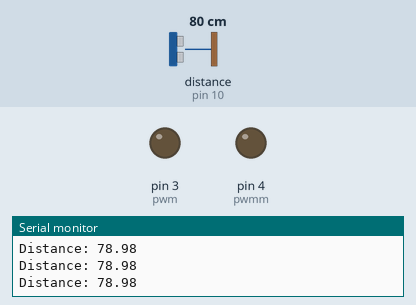
Recording of a sketch running on a simulated Arduino Uno, built with avr-gcc and run on an emulated ATmega328P. Shown: output pins drawn as LEDs (lit = HIGH), the last lines printed to the serial monitor. Wiring (inferred from the names in the program): ultrasonic range finder: trigger pin 9; echo pin 10. The inputs (shaded band) are chosen by the test bench; at power-on: distance to the obstacle (sensor on pin 10) 80 cm. The echo pulse lasts 58.3 µs per cm; pins used as bus, display or sensor lines are not drawn.

Above: at 1.2 s.
1.3 s: distance to the obstacle (sensor on pin 10) set to 34 cm
2.8 s: distance to the obstacle (sensor on pin 10) set to 28 cm
At 3.1 s:
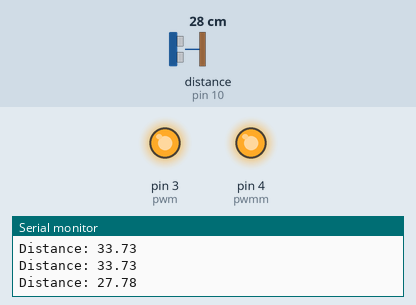
Timing chart, 0 to 5.8 s (numbered marks = the images above; inputs shaded):
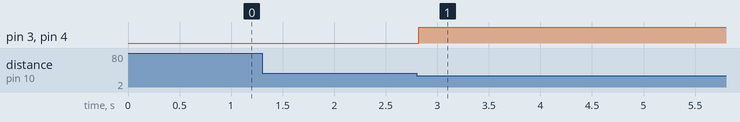

Measured:
- the behaviour switches between 31 and 30 cm on distance to the obstacle (sensor on pin 10) (found by bisection; images 0 and 1)
- after the input at 2.8 s, pin 3 (pwm), pin 4 (pwmm): LOW → HIGH at once

The sketch:

Ultra_code.ino
```cpp
const int trigPin = 9;
const int echoPin = 10;
#define pwm 3
#define pwmm 4
// defines variables
long duration;
float distance;

void setup() {
pinMode(pwm,OUTPUT);
pinMode(pwmm,OUTPUT);
pinMode(trigPin, OUTPUT); // Sets the trigPin as an Output
pinMode(echoPin, INPUT); // Sets the echoPin as an Input
Serial.begin(9600); // Starts the serial communication
}

void working()
{
  digitalWrite(pwm,HIGH);//here's how to generate PWM signal from Digital arduino pin
  digitalWrite(pwmm,HIGH);
}

void stoping()
{

  digitalWrite(pwm,LOW);//here's how to generate PWM signal from Digital arduino pin
  digitalWrite(pwmm,LOW);
}

void loop() {
// Clears the trigPin
digitalWrite(trigPin, LOW);
delayMicroseconds(2);
// Sets the trigPin on HIGH state for 10 micro seconds
digitalWrite(trigPin, HIGH);
delayMicroseconds(10);
digitalWrite(trigPin, LOW);
// Reads the echoPin, returns the sound wave travel time in microseconds
duration = pulseIn(echoPin, HIGH);
// Calculating the distance
distance= duration*0.034/2;
// Prints the distance on the Serial Monitor
Serial.print("Distance: ");
Serial.println(distance);

if (distance < 30)
{
  working();
  delay(60000);
  stoping();

 }
 else
 {
  stoping();
  }
}
```
